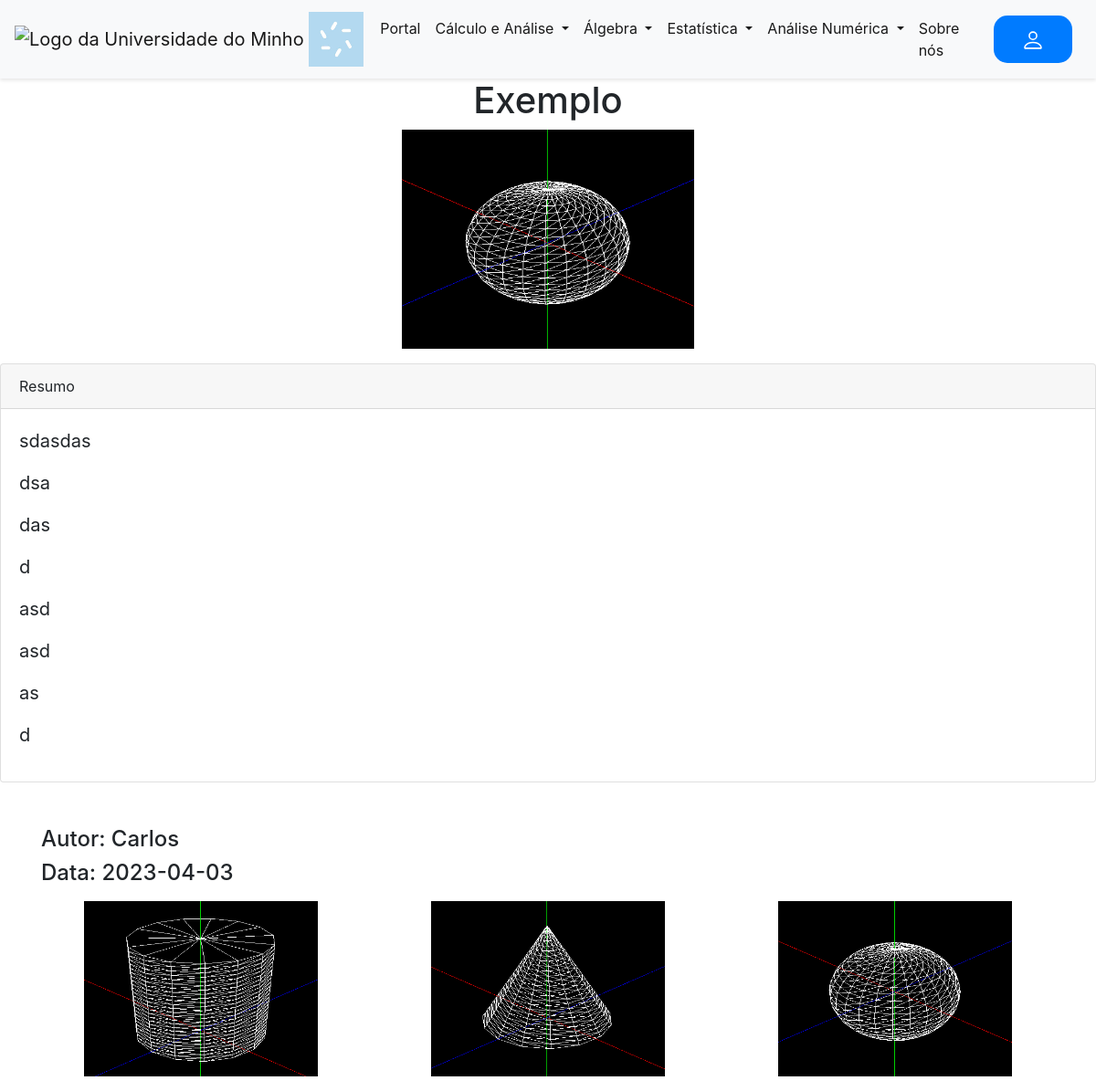
Screenshot of /post/3 with the database file from the repository.
### tables this page shows
CREATE TABLE posts
             (id INTEGER PRIMARY KEY AUTOINCREMENT,
              title TEXT,
              content TEXT,
              thumbnail_url TEXT,
              file_url TEXT,
              author TEXT,
              snapshots_1 TEXT,
              snapshots_2 TEXT,
              snapshots_3 TEXT,
              links TEXT,
              download TEXT,
              created_at TIMESTAMP DEFAULT CURRENT_TIMESTAMP);

### main.py (the view)
@app.route("/post/<int:post_id>")
def post(post_id):
    conn = sqlite3.connect("database.db")
    c = conn.cursor()
    c.execute("SELECT * FROM posts WHERE id=?", (post_id,))
    post = c.fetchone()
    conn.close()
    can_edit = False
    if 'email' in session and session['tipo'] == 'admin':
        can_edit = True
    return render_template("post.html", post=post, can_edit=can_edit)

### templates/post.html (shortened to what this page needs)
{% extends "base.html" %}
{% block content %}
<main>
  <article>
    <header class="text-center">
      <h1>{{ post[1] }}</h1>
    </header>
    {% if post[4] %}
    {% if post[4].endswith(('jpg', 'jpeg', 'gif', 'png')) %}
    {% set file_path = post[3].split('static', 1)[-1].lstrip('\\/') %}
    <figure class="text-center">
      <img width="320" height="240" src="{{ '../static/' ~ file_path }}" alt="">
    </figure>
    {% endif %}
    {% endif %}
    <div class="card">
      <div class="card-header">
        Resumo
      </div>
      <div class="card-body">
        <blockquote class="blockquote mb-0">
          {{ post[2]|safe }}
        </blockquote>
      </div>
    </div>
    <div class="container">
      <br></br>
      <h4> Autor: {{post[5]}}</h4>
      <h4>Data: {{ post[11].split(' ')[0] }}</h4>
      {% if post[6] or post[7] or post[8] %}
      <div class="row mt-3">
        {% if post[6] %}
        <div class="col-md-4">
          <figure class="text-center">
            <img width="256" height="192" src="{{ '../static/' ~ post[6].split('static', 1)[-1].lstrip('\\/') }}"
              alt="">
          </figure>
        </div>
        {% endif %}
        {% if post[7] %}
        <div class="col-md-4">
          <figure class="text-center">
            <img width="256" height="192" src="{{ '../static/' ~ post[7].split('static', 1)[-1].lstrip('\\/') }}"
              alt="">
          </figure>
        </div>
        {% endif %}
        {% if post[8] %}
        <div class="col-md-4">
          <figure class="text-center">
            <img width="256" height="192" src="{{ '../static/' ~ post[8].split('static', 1)[-1].lstrip('\\/') }}"
              alt="">
          </figure>
        </div>
        {% endif %}
      </div>
      {% endif %}
    </div>
  </article>
</main>
{% endblock %}

### rows the page displays
posts: title "Exemplo", content "sdasdas dsa das d asd asd as d", author "Carlos", created_at "2023-04-03"
